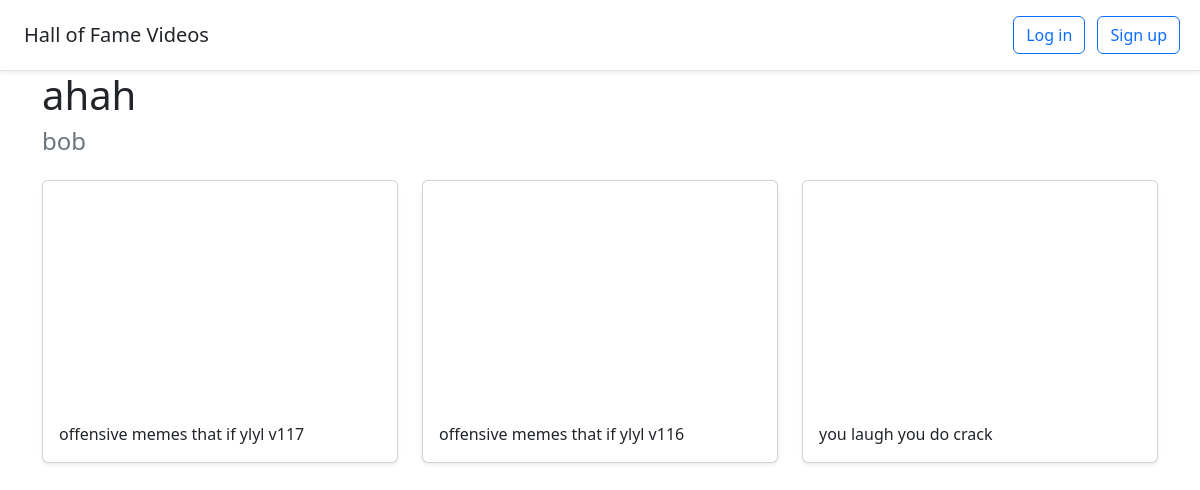
The page /halloffame/3 on the database its author committed.
### halls/models.py (models this page shows)
class Hall(models.Model):
    title = models.CharField(max_length=255)
    user = models.ForeignKey(User, on_delete=models.CASCADE)

class Video(models.Model):
    title = models.CharField(max_length=255)
    url = models.URLField()
    youtube_id = models.CharField(max_length=255)
    hall = models.ForeignKey(Hall, on_delete=models.CASCADE)

### halls/views.py (the view)
# urls.py: path("halloffame/<int:pk>", views.DetailHall.as_view(), name="detail_hall"),
class DetailHall(generic.DetailView):
    model = Hall
    template_name = "halls/detail_hall.html"

### halls/templates/halls/detail_hall.html (shortened to what this page needs)
{% extends 'halls/base.html' %}
{% block content %}
<div class="container">
    <h1>{{ hall.title }}</h1>
    <h4 class="text-muted">{{ hall.user.username }}</h4>
        <div class="row">
            {% for video in hall.video_set.all %}
            <div class='col-md-4 mt-3'>
                <div class='card mb-4 shadow-sm'>
                    <iframe width="100%" height="225" src="https://www.youtube.com/embed/{{ video.youtube_id }}" frameborder="0" allow="accelerometer; autoplay; clipboard-write; encrypted-media; gyroscope; picture-in-picture; web-share" allowfullscreen></iframe>
                    <div class="card-body">
                        <p class="card-text">{{ video.title }}</p>
                    </div>
                </div>
            </div>
            {% endfor %}
        </div>
</div>
{% endblock %}

### rows shown on the page
Hall: title "ahah", user.username "bob"
Video: title "offensive memes that if ylyl v117"
Video: title "offensive memes that if ylyl v116"
Video: title "you laugh you do crack"
